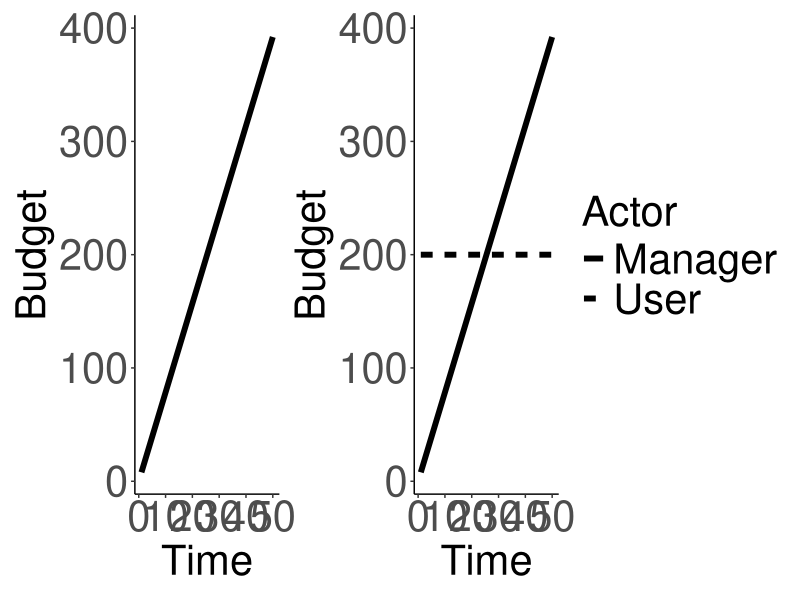
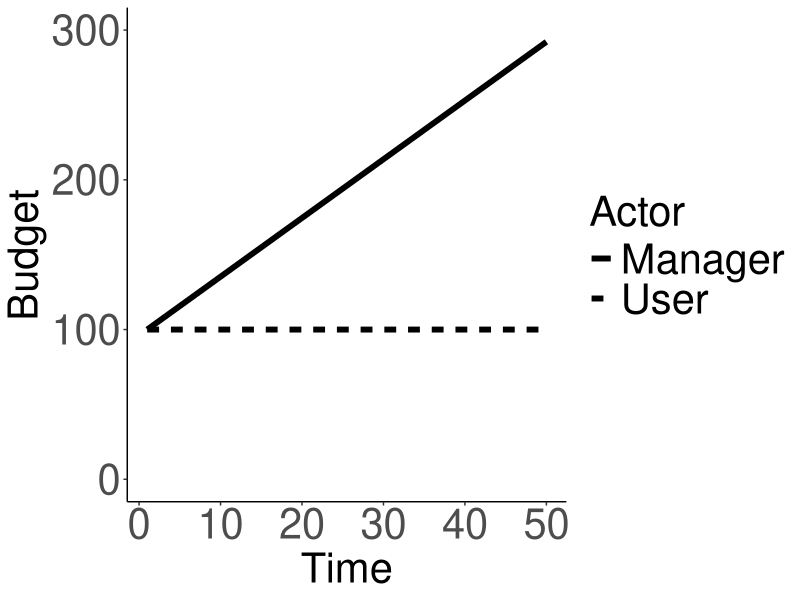
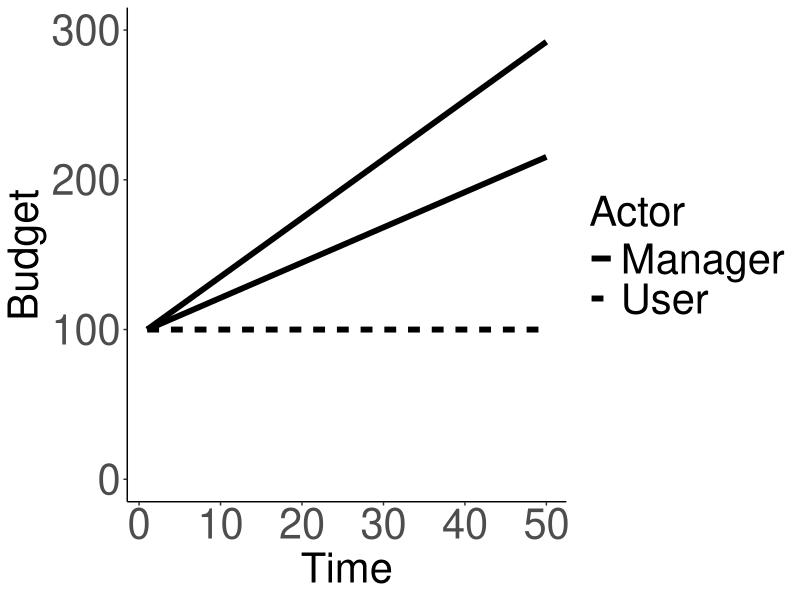

The R script that drew these images, in order:
#' ---
#' title: Budget calculations
#' author: Matt Nuttall
#' date: 27/05/21
#' output:
#'    word_document:
#'      toc: false
#'      highlight: zenburn
#' ---


#+ include=FALSE
library(tidyverse)
library(patchwork)

#' This is a document to explore the budgets for all of the scenarios in the investment section of this chapter. As disucssed previously, in order for all of the scenarios to be comparable, the total budgets for users and the manager need to be equivalent across all scenarios, or at least capped at the top end. This is to prevent the problem of one scenario having "better" or "worse" outcomes simply because the manager/users had access to a larger total budget across the 50 time steps. 
#' 
#' In the first null scenario (N1) where the manager and user both had equal, constant budgets, I set the budgets at 200. Therefore the total available budget for each of the actors was 10,000 (50 time steps). I used this value to try to set the total available budget for all other scenarios. In the N2 null scenarios this was straightforward, as there were no increasing budgets - only constant and decreasing. Therefore the constant budget was 200, and the decreasing budget started at 200 and declined. 
#' 
#' This gets more complicated when we are talking about increasing budgets. For example, in the N3 null scenarios (optimistic null) I am assuming that the manager budget increases over time, with various different scenarios for the user budget (e.g. constant, increasing at the same rate as the manager budget, increasing at a lower rate than the manager). 
#' 
#' To calculate a linear increase (slope) that had a cumulative sum of 10,000 I used the following calculations:
#' 
#' `10000 = x + 2x + 3x + 4x +....50x`
#' Where `10000` is the maximum cumulative sum
#' 
#' Use Gauss equation to simplify the above: `sum of 1 to n = n(n+1)/2`
#' 
#' Therefore `sum of 1 to n = 50*(50+1)/2 = 1275`
#' 
#' Therefore `10000 = 1275x`
#' 
#' So `x = 10000/1275 = 7.843137`
#' 
#' So to produce a linear slope that over 50 time steps sums to 10,000 the increments need to be `7.843137`. This results in the slope in the below two plots:
#' 
#+ echo=FALSE, results=TRUE, fig.width=20, fig.height=10

val <- 10000/1275
df1 <- data.frame(Time = rep(c(1:50), times=2))
Manager_budget <- df1$Time[1:50]*val
User_budget <- rep(200, times=50)
budgets <- c(Manager_budget, User_budget)
df1$Budget <- budgets 
df1$Actor <- rep(c("Manager", "User"), each=50)

p.1 <- ggplot(df1[df1$Actor=="Manager",], aes(x=Time, y=Budget))+
        geom_line(size=2)+
        theme_classic()+
        theme(axis.title = element_text(size=30),
              axis.text = element_text(size=30),
              legend.text = element_text(size=30),
              legend.title = element_text(size=30))

p.2 <- ggplot(df1, aes(x=Time, y=Budget, group=Actor))+
        geom_line(size=2, aes(linetype=Actor))+
        theme_classic()+
        theme(axis.title = element_text(size=30),
              axis.text = element_text(size=30),
              legend.text = element_text(size=30),
              legend.title = element_text(size=30))

p.1 + p.2


#' The issue of course is that the budget starts from 0, and so if the user budget is constant in the scenario above, then the manager budget will be below the user budget for half of the scenario (see right plot), which is not what I'm aiming for. Essentially I can't have the user budget set at 200 if I want the manager budget to start at the same point, to increase, and to not go beyond 10,000.
#' 
#' One solution is to move the starting point to 100. The user can then have a constant budget of 100, and the manager budget can start at 100 and increase without having a cumulative sum greater than 10,000. I did this by simply replacing the `10000` in the above calculations with `5000`. For example:
#' 
#+ echo=FALSE, results=TRUE, fig.width=20, fig.height=10

val <- 5000/1275
df2 <- data.frame(Time = rep(c(1:50), times=2))

# create manager budget
Manager_budget <- vector(length = 50)
x <- 100
for(i in 1:length(Manager_budget)){
 y <- x+val
 Manager_budget[i] <- y
 x <- y
} 
Manager_budget <- Manager_budget[1:49]
Manager_budget <- append(Manager_budget,100,0)


User_budget <- rep(100, times=50)
budgets <- c(Manager_budget, User_budget)
df2$Budget <- budgets 
df2$Actor <- rep(c("Manager", "User"), each=50)

p.3 <- ggplot(df2, aes(x=Time, y=Budget, group=Actor))+
        geom_line(size=2, aes(linetype=Actor))+
        theme_classic()+
        theme(axis.title = element_text(size=30),
              axis.text = element_text(size=30),
              legend.text = element_text(size=30),
              legend.title = element_text(size=30))+
        ylim(0,300)

p.3

#' In the above plot the cumulative budget for the manager is 9803.9. My maths is not good enough to work out how to get it exactly at 10,000! 
#' 
#' The question I have is that if the starting budgets, and the budgets that are held constant (in the example above, this is the user budget), are different between scenarios, is this a problem? So for example is it ok that in the N1 and N2 scenarios the constant budgets were set at 200, and the declining budgets started at 200.  Whereas in the above plot, they are at 100. I believe Brad mentioned once that the absolute values of the budgets are not important, it is the relative budgets between the manager and the users. 
#' 
#' Another question is if we want the budgets to be capped at a certain value, and the total amount of budget in each scenario to be equal, then how do we have different slopes for the increasing budgets?
#' 
#' For example, the below plot shows different slopes for the manager budget increase - the top line (steepest slope) is as above (total cumulative budget = 9803.9), and the middle line (bottom manager line) has a total cumulative budget of 7882.4.
#' 
#+ echo=FALSE, results=TRUE, fig.width=20, fig.height=10

val <- 3000/1275
df3 <- data.frame(Time = rep(c(1:50), times=2))

# create manager budget
Manager_budget <- vector(length = 50)
x <- 100
for(i in 1:length(Manager_budget)){
  y <- x+val
  Manager_budget[i] <- y
  x <- y
} 
Manager_budget <- Manager_budget[1:49]
Manager_budget <- append(Manager_budget,100,0)


User_budget <- rep(100, times=50)
budgets <- c(Manager_budget, User_budget)
df3$Budget <- budgets 
df3$Actor <- rep(c("Manager", "User"), each=50)


p.3 <- p.3 + geom_line(data=df3[df3$Actor=="Manager",], aes(x=Time, y=Budget), size=2)

p.3

#' This is not a problem if the only concern is the maximum available budget (i.e. an upper cap), rather than trying to make the total available budget equal in all scenarios. My thinking at the moment is that for the null scenarios it is not really plausible to have equal available budget across all scenarios, otherwise we are unable to do different variations of null scenarios like in the plot above. I think that there should be a maximum available budget that applies across ALL scenarios (null scenarios and the final scenarios where we actually test our hypothesis). I then think that for the final scenarios where we are testing our hypothesis (what is the best strategy for investing management funds) we can have a total available budget that is the same across the different scenarios.   
#' 
#' To sum up: 
#' 
#' * I propose that there is a 10,000 (or some value) budget cap on all scenarios
#' 
#' * If the differences in **absolute budget** values between scenarios are not important, then we can produce steeper/gentler slopes for increasing budgets by shifting the starting value (and the value of the constant budget, if there is one) down/up. So for example shifting the starting value down should allow for a steeper slope that does not violate the total cumulative budget cap, but will allow for greater relative distance between the static budget and the increasing budget. 
#' 
#' * The final (i.e. non-null) scenarios should have equal total available budgets, because the question is "given increasing pressure, and given a finite budget, what is the best investement strategy?". 
#' 
#' * If all of the above is OK, I think increasing the values of the starting budgets and maximum available budget will be useful, just to give us more wiggle room to manouvre. So instead of the starting values being 200, we should make them, say, 1000. This would give a maximum available budget of 50,000. I woudld need to re-run all the null scenarios with the new values, but that's fine.
#' 
#'     
#' 
#' # UPDATE 07/07/21
#' 
#' Brad's advice is to not think about manager and user budgets being at all equvialent - he suggests not even putting them on the same y axis.They are not directly comparable and are not even always proportional. Brad also said that whether or not I want to set a total available budget (for either user or manager) depends on the question. For example,if you simply set a starting value for the user budget, and then 1) increase, 2) decrease, 3) keep constant, you are asking what happens when the absolute user budget (i.e. their power to affect the system) changes over time. Conversely, if you had different starting values for the three scenarios above, but the area under the curve (i.e. total available budget) was equal, then you are asking what happens when the same amount of user power is allocated unequally over time. 
#' 
#' Therefore, because my user budget is representing increases in human population, I DO want the absoulte power of users to change over time. Therefore when I have user budgets decreasing, remaining stable, and increasing (e.g. in some of the Null scenarios), then I think the starting values should be the same. This also means that in the final simulations (testing hypothesis), if I want user budgets to increase at different rates in different simulations, I want them to be from the same starting points so that the absolute power is increasing by different amounts. 
#' 
#' However, as Brad also suggests, I do need to somehow standardise budgets across scenarios. In other words, standardise all user budgets, and then standardise all manager budgets (rather than standardising them against each other). 
#' 
#' The main question I have at the moment is about the manager budgets. If I ensure the areas under the curves are all the same then I am asking: "given the same total budget over the time period, what is the best strategy for investment?". If I do not set a standard area under the surve, then the question becomes more about fundraising and overall project finances. The issue is how do I set the budgets such that the answer is not simply "the larger the total budget over the time period, the better". 
#' 
#' Currently I think I need to:
#'  
#' * Have the same starting point (intercept) for all user budgets. This is because the user budget is representing human population, and I want all of the scenarios to begin with the same population.
#' *       
